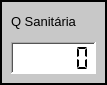
  <widget class="QFrame" name="frame_Q_sanitaria">
   <property name="geometry">
    <rect>
     <x>475</x>
     <y>330</y>
     <width>107</width>
     <height>85</height>
    </rect>
   </property>
   <property name="styleSheet">
    <string notr="true">background-color: rgba(200, 200, 200)</string>
   </property>
   <property name="frameShape">
    <enum>QFrame::Box</enum>
   </property>
   <property name="frameShadow">
    <enum>QFrame::Plain</enum>
   </property>
   <property name="lineWidth">
    <number>2</number>
   </property>
   <widget class="QWidget" name="layoutWidget_4">
    <property name="geometry">
     <rect>
      <x>8</x>
      <y>4</y>
      <width>91</width>
      <height>73</height>
     </rect>
    </property>
    <layout class="QVBoxLayout" name="verticalLayout_Q_sanitaria">
     <property name="sizeConstraint">
      <enum>QLayout::SetNoConstraint</enum>
     </property>
     <property name="leftMargin">
      <number>3</number>
     </property>
     <property name="topMargin">
      <number>3</number>
     </property>
     <property name="rightMargin">
      <number>3</number>
     </property>
     <property name="bottomMargin">
      <number>3</number>
     </property>
     <item>
      <widget class="QLabel" name="label_Q_sanitaria">
       <property name="minimumSize">
        <size>
         <width>0</width>
         <height>28</height>
        </size>
       </property>
       <property name="maximumSize">
        <size>
         <width>16777215</width>
         <height>204</height>
        </size>
       </property>
       <property name="font">
        <font>
         <pointsize>10</pointsize>
        </font>
       </property>
       <property name="text">
        <string>Q Sanitária</string>
       </property>
       <property name="alignment">
        <set>Qt::AlignLeading|Qt::AlignLeft|Qt::AlignVCenter</set>
       </property>
      </widget>
     </item>
     <item>
      <widget class="QLCDNumber" name="lcdNumber_Q_sanitaria">
       <property name="sizePolicy">
        <sizepolicy hsizetype="Fixed" vsizetype="Fixed">
         <horstretch>70</horstretch>
         <verstretch>29</verstretch>
        </sizepolicy>
       </property>
       <property name="minimumSize">
        <size>
         <width>85</width>
         <height>32</height>
        </size>
       </property>
       <property name="maximumSize">
        <size>
         <width>60</width>
         <height>16777215</height>
        </size>
       </property>
       <property name="font">
        <font>
         <weight>50</weight>
         <bold>false</bold>
        </font>
       </property>
       <property name="autoFillBackground">
        <bool>false</bool>
       </property>
       <property name="styleSheet">
        <string notr="true">background-color: rgb(255, 255, 255);</string>
       </property>
       <property name="frameShape">
        <enum>QFrame::WinPanel</enum>
       </property>
       <property name="frameShadow">
        <enum>QFrame::Sunken</enum>
       </property>
       <property name="smallDecimalPoint">
        <bool>true</bool>
       </property>
       <property name="digitCount">
        <number>5</number>
       </property>
       <property name="segmentStyle">
        <enum>QLCDNumber::Flat</enum>
       </property>
       <property name="value" stdset="0">
        <double>0.000000000000000</double>
       </property>
       <property name="intValue" stdset="0">
        <number>0</number>
       </property>
      </widget>
     </item>
    </layout>
   </widget>
  </widget>
